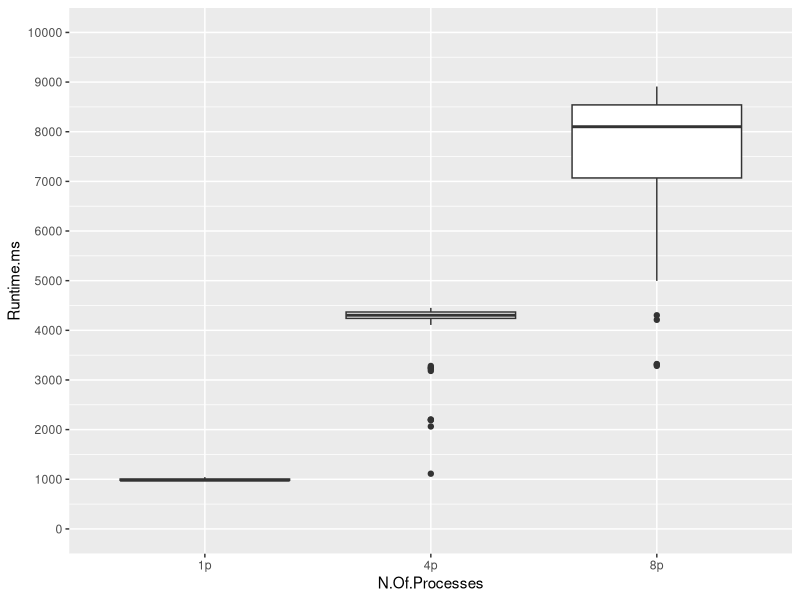
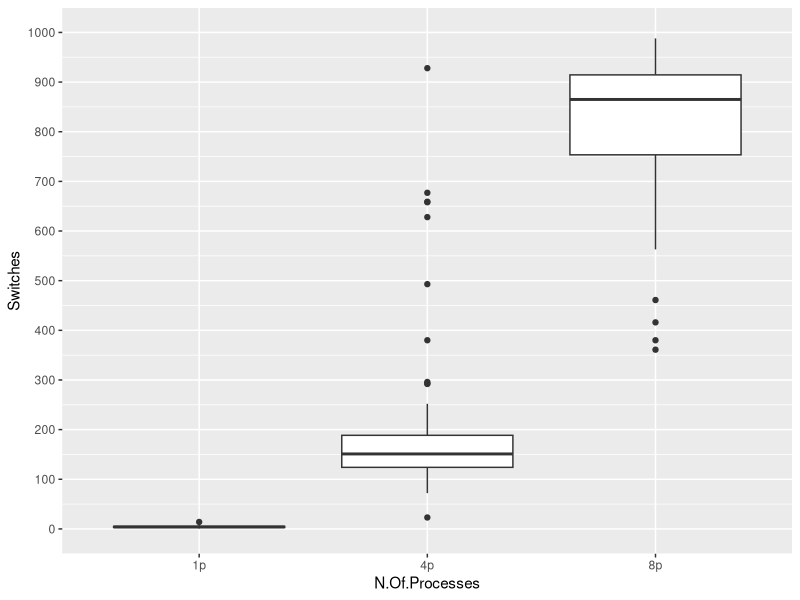
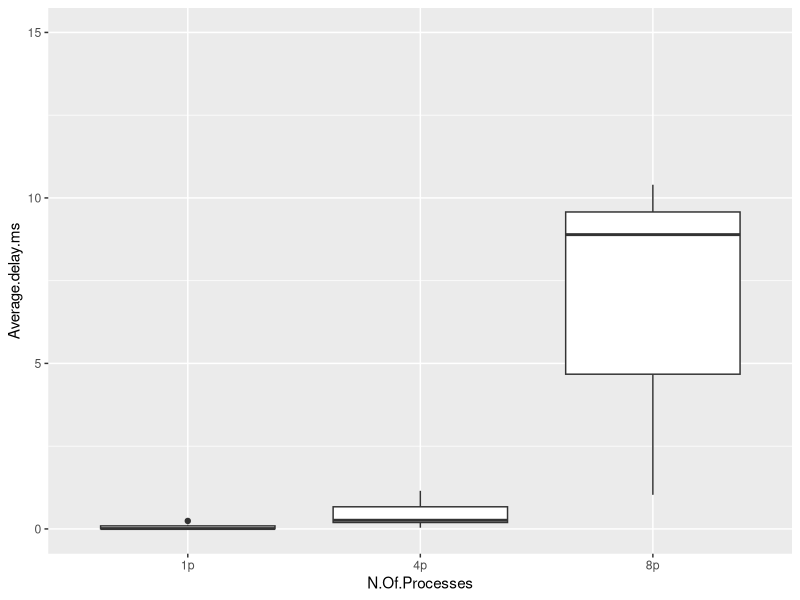
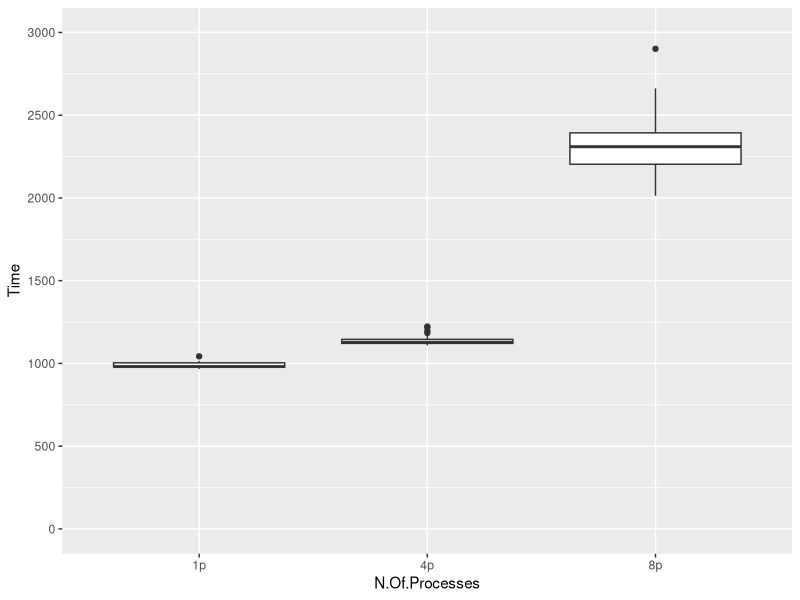

Source code (R) for these figures, in order:
library(ggplot2)
p<-read.table("data_plot.txt",header=T,sep="|")
str(p)
qplot(data=p,x=N.Of.Processes,y=Runtime.ms,geom="boxplot") + scale_y_continuous(lim = c(0, 10000), breaks = seq(0, 10000, 1000))
qplot(data=p,x=N.Of.Processes,y=Switches,geom="boxplot") + scale_y_continuous(lim = c(0, 1000), breaks = seq(0, 1000, 100))
qplot(data=p,x=N.Of.Processes,y=Average.delay.ms,geom="boxplot") + scale_y_continuous(lim = c(0, 15), breaks = seq(0, 15, 5))
qplot(data=p,x=N.Of.Processes,y=Time,geom="boxplot") + scale_y_continuous(lim = c(0, 3000), breaks = seq(0, 3000, 500))
